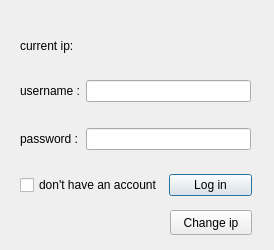
<?xml version="1.0" encoding="UTF-8"?>
<ui version="4.0">
 <class>Dialog</class>
 <widget class="QDialog" name="Dialog">
  <property name="geometry">
   <rect>
    <x>0</x>
    <y>0</y>
    <width>274</width>
    <height>250</height>
   </rect>
  </property>
  <property name="sizePolicy">
   <sizepolicy hsizetype="Minimum" vsizetype="Minimum">
    <horstretch>0</horstretch>
    <verstretch>0</verstretch>
   </sizepolicy>
  </property>
  <property name="minimumSize">
   <size>
    <width>272</width>
    <height>250</height>
   </size>
  </property>
  <property name="maximumSize">
   <size>
    <width>274</width>
    <height>250</height>
   </size>
  </property>
  <property name="baseSize">
   <size>
    <width>274</width>
    <height>250</height>
   </size>
  </property>
  <property name="windowTitle">
   <string>Dialog</string>
  </property>
  <widget class="QWidget" name="gridLayoutWidget">
   <property name="geometry">
    <rect>
     <x>20</x>
     <y>60</y>
     <width>231</width>
     <height>111</height>
    </rect>
   </property>
   <layout class="QGridLayout" name="gridLayout">
    <item row="1" column="1">
     <widget class="QLineEdit" name="passwordLineEdit">
      <property name="echoMode">
       <enum>QLineEdit::Password</enum>
      </property>
     </widget>
    </item>
    <item row="0" column="1">
     <widget class="QLineEdit" name="usernameLineEdit">
      <property name="maxLength">
       <number>13</number>
      </property>
     </widget>
    </item>
    <item row="0" column="0">
     <widget class="QLabel" name="text_username">
      <property name="text">
       <string>username :</string>
      </property>
     </widget>
    </item>
    <item row="1" column="0">
     <widget class="QLabel" name="text_password">
      <property name="text">
       <string>password :</string>
      </property>
     </widget>
    </item>
   </layout>
  </widget>
  <widget class="QLabel" name="text_info">
   <property name="geometry">
    <rect>
     <x>20</x>
     <y>160</y>
     <width>141</width>
     <height>21</height>
    </rect>
   </property>
   <property name="text">
    <string/>
   </property>
  </widget>
  <widget class="QWidget" name="horizontalLayoutWidget">
   <property name="geometry">
    <rect>
     <x>20</x>
     <y>170</y>
     <width>232</width>
     <height>31</height>
    </rect>
   </property>
   <layout class="QHBoxLayout" name="horizontalLayout">
    <item>
     <widget class="QCheckBox" name="checkBox">
      <property name="font">
       <font>
        <pointsize>9</pointsize>
       </font>
      </property>
      <property name="text">
       <string>don't have an account</string>
      </property>
     </widget>
    </item>
    <item>
     <widget class="QPushButton" name="loginButton">
      <property name="text">
       <string>Log in</string>
      </property>
     </widget>
    </item>
   </layout>
  </widget>
  <widget class="QWidget" name="horizontalLayoutWidget_2">
   <property name="geometry">
    <rect>
     <x>20</x>
     <y>30</y>
     <width>231</width>
     <height>31</height>
    </rect>
   </property>
   <layout class="QHBoxLayout" name="horizontalLayout_2">
    <item>
     <widget class="QLabel" name="text_currIp">
      <property name="text">
       <string>current ip:</string>
      </property>
      <property name="alignment">
       <set>Qt::AlignLeading|Qt::AlignLeft|Qt::AlignVCenter</set>
      </property>
     </widget>
    </item>
    <item>
     <widget class="QLabel" name="ipLabel">
      <property name="text">
       <string/>
      </property>
      <property name="alignment">
       <set>Qt::AlignCenter</set>
      </property>
     </widget>
    </item>
   </layout>
  </widget>
  <widget class="QLabel" name="errorLabel">
   <property name="geometry">
    <rect>
     <x>20</x>
     <y>10</y>
     <width>231</width>
     <height>21</height>
    </rect>
   </property>
   <property name="font">
    <font>
     <weight>75</weight>
     <italic>false</italic>
     <bold>true</bold>
     <underline>false</underline>
    </font>
   </property>
   <property name="text">
    <string/>
   </property>
   <property name="alignment">
    <set>Qt::AlignCenter</set>
   </property>
  </widget>
  <widget class="QPushButton" name="pushButton">
   <property name="geometry">
    <rect>
     <x>170</x>
     <y>210</y>
     <width>82</width>
     <height>25</height>
    </rect>
   </property>
   <property name="sizePolicy">
    <sizepolicy hsizetype="Fixed" vsizetype="Fixed">
     <horstretch>0</horstretch>
     <verstretch>0</verstretch>
    </sizepolicy>
   </property>
   <property name="minimumSize">
    <size>
     <width>82</width>
     <height>0</height>
    </size>
   </property>
   <property name="baseSize">
    <size>
     <width>82</width>
     <height>0</height>
    </size>
   </property>
   <property name="text">
    <string>Change ip</string>
   </property>
  </widget>
 </widget>
 <resources/>
 <connections/>
</ui>
